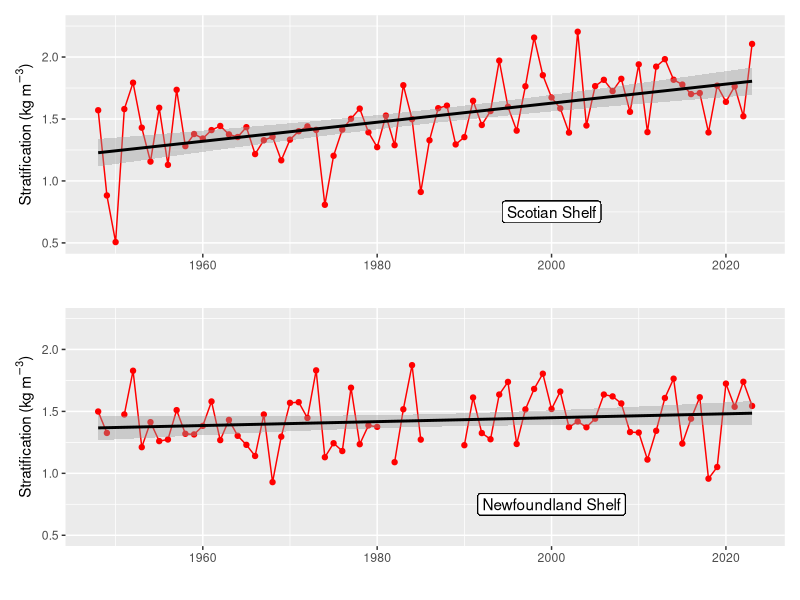
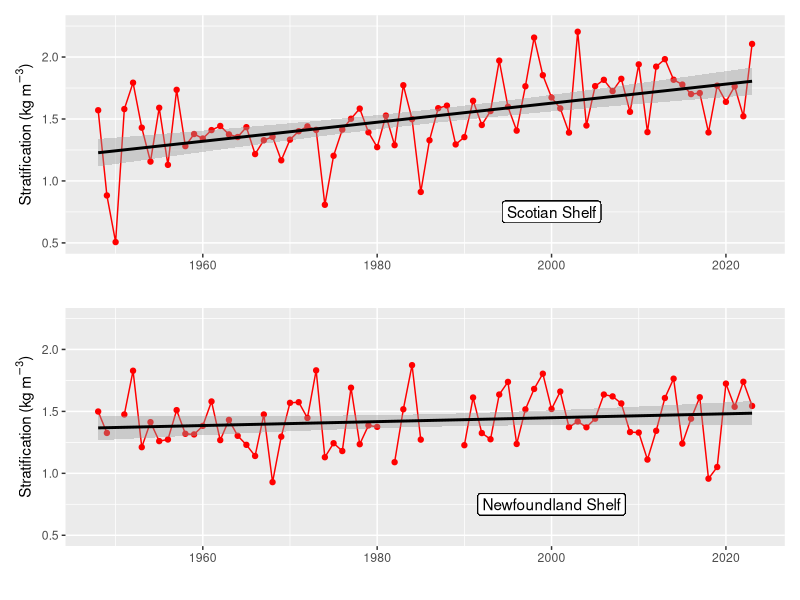

These figures' R source, in order:
# plot_strat.R

library(tidyverse)
library(patchwork)

strat <- read.table("Stratification.dat", header = TRUE, sep = "", col.names = c("Year", "SS", "S27"))


ggp1 <- ggplot(data=strat, aes(x=Year,y=SS)) +
  geom_line(color = "red", linewidth = 0.5) +
  geom_point(color='red') +
  geom_smooth(method = 'lm', se = TRUE, color = "black") +
  ylim(0.5,2.25) +
  ylab(expression(paste("Stratification (kg ", m^{-3}, ")")))  +
  xlab("") +
  geom_label(aes(x=2000, y=0.75, label = "Scotian Shelf"), color = "black")
# fit a linear model to the anomaly data
model_SS <- lm(strat$SS ~ strat$Year)
model_SS
# estimate the 95% confidence interval
confidence_95_SS <- confint(model_SS, level = 0.95)


ggp2 <- ggplot(data=strat, aes(x=Year,y=S27)) +
  geom_line(color = "red", linewidth = 0.5) +
  geom_point(color='red') +
  geom_smooth(method = 'lm', se = TRUE, color = "black") +
  ylim(0.5,2.25) +
  ylab(expression(paste("Stratification (kg ", m^{-3}, ")")))  +
  xlab("") +
  geom_label(aes(x=2000, y=0.75, label = "Newfoundland Shelf"), color = "black")
# fit a linear model to the anomaly data
model_S27 <- lm(strat$S27 ~ strat$Year)
model_S27
# estimate the 95% confidence interval
confidence_95_S27 <- confint(model_S27, level = 0.95)


ggp1/ggp2

ggsave("stratification.png", width = 6, height = 6, units = "in", scale = 1.0, dpi = 1200)
